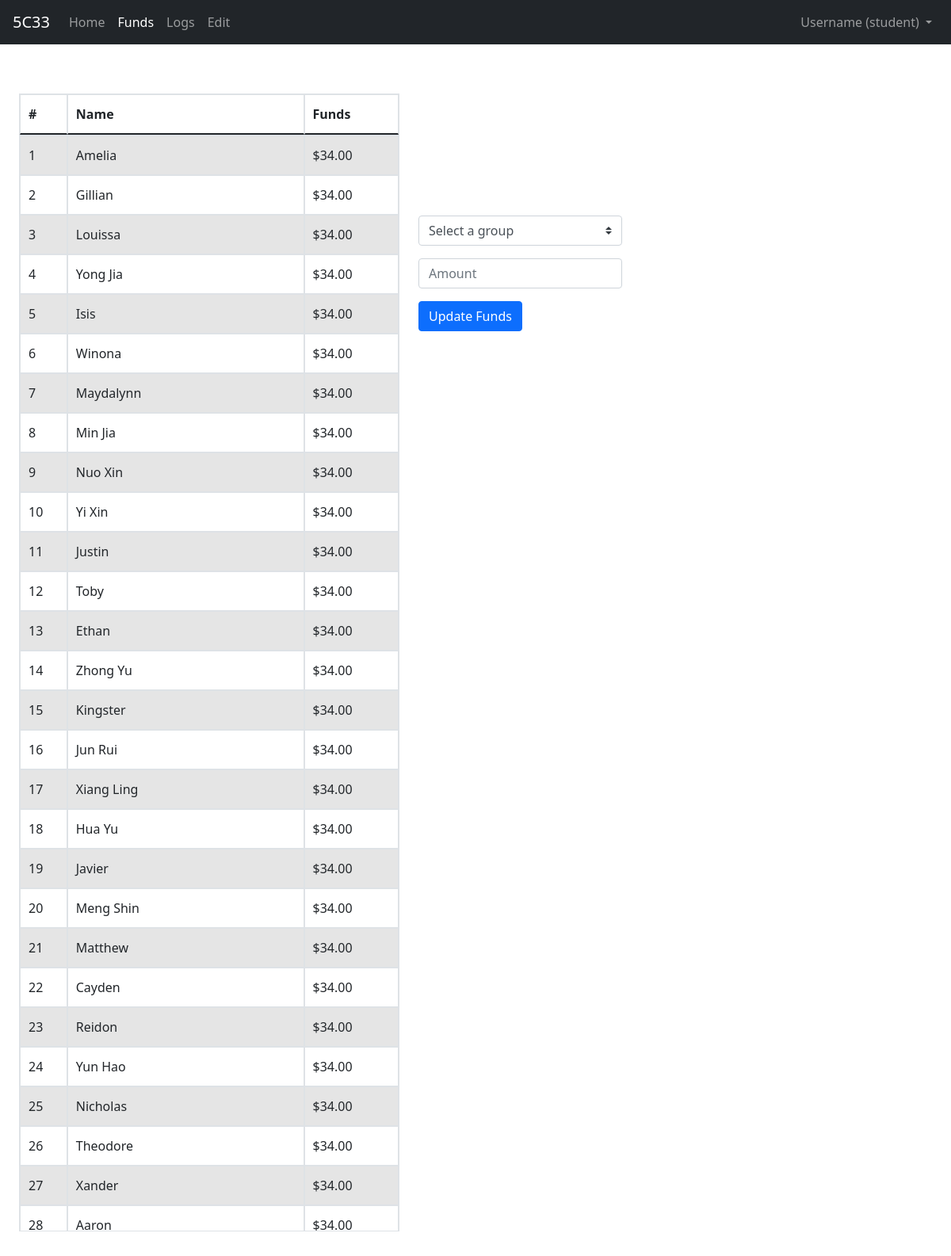
/funds, run on an earlier commit of the app's database.
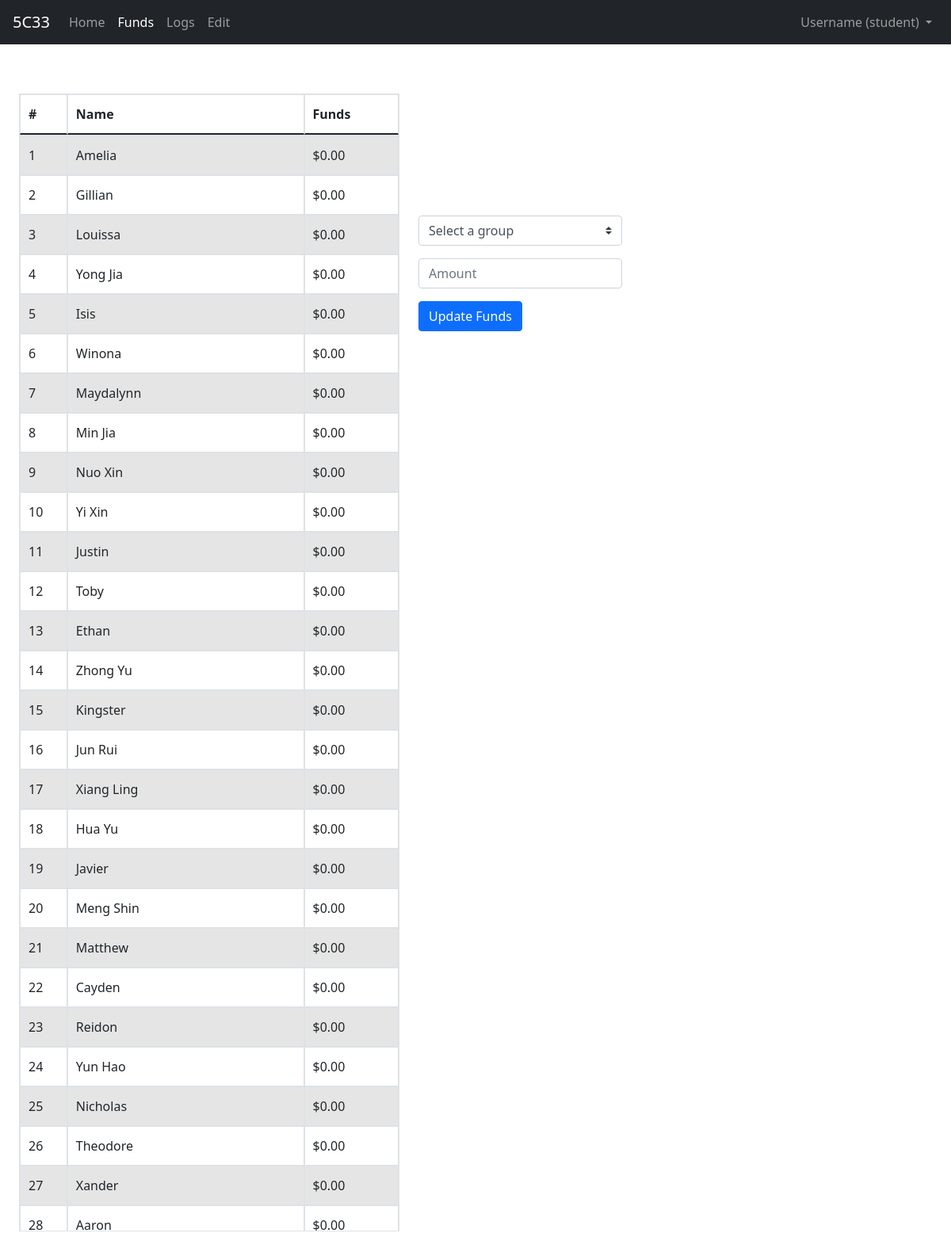
And on a later commit of the database.
### tables this page shows
CREATE TABLE class_funds (id INT, name TEXT, funds INT);

### app.py (the view, shortened to what this page needs)
@app.route("/funds", methods=["GET", "POST"])
def funds():
    with sqlite3.connect("class_funds.db") as con:
        con.row_factory = sqlite3.Row
        cur = con.cursor()
        funds = cur.execute("SELECT * FROM class_funds").fetchall()
    return render_template("class_funds.html", funds=funds, groups=GROUPS, names=NAMES)

### templates/class_funds.html (shortened to what this page needs)
{% extends "layout.html" %}
{% block onload %}
onload="getOption()"
{% endblock %}
{% block body %}
<div id="mytable">
    <table id="fixed_header" class="table-striped table table-bordered">
        <thead>
            <tr>
                <th>#</th>
                <th>Name</th>
                <th>Funds</th>
            </tr>
        </thead>
        <tbody>
            {% for fund in funds %}
            <tr>
                <td>{{ fund["id"] }}</td>
                <td>{{ fund["name"] }}</td>
                <td>{{ "${:.2f}".format(fund["funds"]/100) }}</td>
            </tr>
            {% endfor %}
        </tbody>
    </table>
</div>
<div class="submission">
    <form action="/funds" method="post" class="form">
        <div class="form-group d-sm-flex">
            <select name="group" id="group" class="custom-select" onchange="getOption()">
                <option disabled selected value="">Select a group</option>
            </select>
        </div>
        <div class="form-group d-sm-flex">
            <input autocomplete="off" autofocus type="text" name="amt" placeholder="Amount" class="form-control">
        </div>
        <div class="form-group">
            <input type="submit" value="Update Funds" class="btn btn-primary">
        </div>
    </form>
</div>
{% endblock %}

### templates/layout.html (shortened to what this page needs)
<!DOCTYPE html>
<html lang="en">
    <head>
        <link rel="stylesheet" href="{{ url_for('static', filename='css/style.css') }}">
        <link rel="stylesheet" href="https://cdn.jsdelivr.net/npm/bootstrap@4.3.1/dist/css/bootstrap.min.css">
        <link href="https://cdn.jsdelivr.net/npm/bootstrap@5.0.2/dist/css/bootstrap.min.css" rel="stylesheet">
    </head>
    <body {% block onload %}{% endblock %}>
        <nav class="navbar navbar-expand-lg navbar-dark bg-dark sticky-top mb-4">
            <a class="navbar-brand" href="/">5C33</a>
            <div class="collapse navbar-collapse" id="navbarSupportedContent">
              <ul class="navbar-nav mr-auto">
                <li class="nav-item {% if url_for(request.endpoint)=='/' %}active{% endif %}">
                  <a class="nav-link" href="/">Home</a>
                </li>
                <li class="nav-item {% if url_for(request.endpoint)=='/funds' %}active{% endif %}">
                  <a class="nav-link" href="/funds">Funds</a>
                </li>
                <li class="nav-item {% if url_for(request.endpoint)=='/logs' %}active{% endif %}">
                  <a class="nav-link" href="/logs">Logs</a>
                </li>
                <li class="nav-item {% if url_for(request.endpoint)=='/edit' %}active{% endif %}">
                  <a class="nav-link" href="/edit">Edit</a>
                </li>
              </ul>
              <ul class="navbar-nav ml-auto">
                <li class="nav-item dropdown">
                  <a class="nav-link dropdown-toggle" href="#" id="navbarDropdownMenuLink" role="button" data-toggle="dropdown" aria-haspopup="true" aria-expanded="false">
                    Username (student)
                  </a>
                </li>
              </ul>
            </div>
          </nav>
        {% block body %}{% endblock %}
    </body>
</html>

### static/css/style.css (style rules this page uses)
body { font-family: Arial, Helvetica, sans-serif; }
#mytable { float: left; width: 40vw; margin-left: 2vw; padding-top: 2vh; }
.submission { float: left; padding-top: 10vh; margin-left: 2vw; }
#mytable { table-layout: auto; border-collapse: collapse; text-align: left; }
#mytable tbody { display: block; width: 100%; overflow: overlay; height: 72vh; }
#mytable tbody tr, #mytable thead tr { display: grid; grid-template-columns: 0.5fr 2.5fr 1fr; }
#mytable thead th, #mytable tbody th, #mytable tbody td { padding: 12px 15px 12px 10px; }

What changed in the data, as far as the page shows it:
changed class_funds "Amelia": fund['funds']/100 "$34.00" → "$0.00"
changed class_funds "Gillian": fund['funds']/100 "$34.00" → "$0.00"
changed class_funds "Louissa": fund['funds']/100 "$34.00" → "$0.00"
changed class_funds "Yong Jia": fund['funds']/100 "$34.00" → "$0.00"
changed class_funds "Isis": fund['funds']/100 "$34.00" → "$0.00"
changed class_funds "Winona": fund['funds']/100 "$34.00" → "$0.00"
changed class_funds "Maydalynn": fund['funds']/100 "$34.00" → "$0.00"
changed class_funds "Min Jia": fund['funds']/100 "$34.00" → "$0.00"
changed class_funds "Nuo Xin": fund['funds']/100 "$34.00" → "$0.00"
changed class_funds "Yi Xin": fund['funds']/100 "$34.00" → "$0.00"
changed class_funds "Justin": fund['funds']/100 "$34.00" → "$0.00"
changed class_funds "Toby": fund['funds']/100 "$34.00" → "$0.00"
changed class_funds "Ethan": fund['funds']/100 "$34.00" → "$0.00"
changed class_funds "Zhong Yu": fund['funds']/100 "$34.00" → "$0.00"
changed class_funds "Kingster": fund['funds']/100 "$34.00" → "$0.00"
changed class_funds "Jun Rui": fund['funds']/100 "$34.00" → "$0.00"
changed class_funds "Xiang Ling": fund['funds']/100 "$34.00" → "$0.00"
changed class_funds "Hua Yu": fund['funds']/100 "$34.00" → "$0.00"
changed class_funds "Javier": fund['funds']/100 "$34.00" → "$0.00"
changed class_funds "Meng Shin": fund['funds']/100 "$34.00" → "$0.00"
changed class_funds "Matthew": fund['funds']/100 "$34.00" → "$0.00"
changed class_funds "Cayden": fund['funds']/100 "$34.00" → "$0.00"
changed class_funds "Reidon": fund['funds']/100 "$34.00" → "$0.00"
changed class_funds "Yun Hao": fund['funds']/100 "$34.00" → "$0.00"
changed class_funds "Nicholas": fund['funds']/100 "$34.00" → "$0.00"
changed class_funds "Theodore": fund['funds']/100 "$34.00" → "$0.00"
changed class_funds "Xander": fund['funds']/100 "$34.00" → "$0.00"
changed class_funds "Aaron": fund['funds']/100 "$34.00" → "$0.00"
